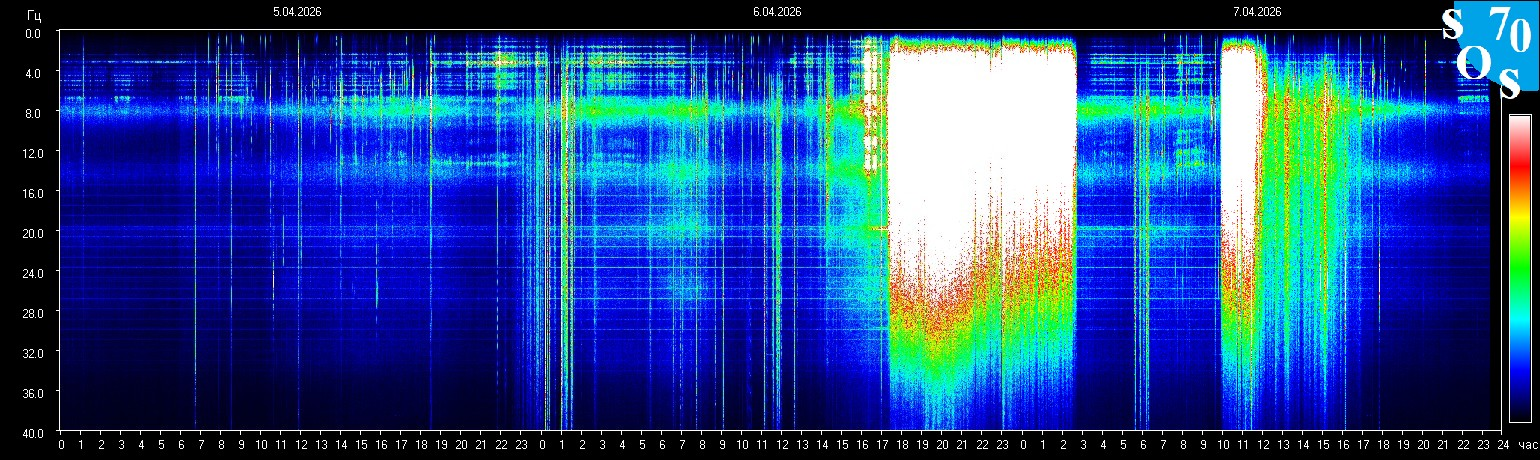
#> input picture imports/Kimi_Agent_Aureon_20260408/ionospheric_data/schumann/schumann_2026-04-07_16-32-12.jpg, 1540 x 460 px; its folder holds only this picture in this run
$ python analyze_data.py
#> lines starting #> are read from the running program, lines starting #| are printed output that depends on the picture
#!/usr/bin/env python3
"""
30-Day Ionospheric Analysis Pipeline
Analyzes collected data for orbital object detection
"""

import numpy as np
import matplotlib.pyplot as plt
from scipy import fft
from scipy.signal import correlate, find_peaks
import cv2
from datetime import datetime, timedelta
import json
import os
from glob import glob

class IonosphericAnalyzer:
    def __init__(self, data_dir="/mnt/okcomputer/output/ionospheric_data"):
        self.data_dir = data_dir
        self.results = {
            "anomalies": [],
            "periodicity": {},
            "sacred_geometry": {},
            "ground_track": []
        }

    def analyze_schumann_sonograms(self):
        """Analyze all Schumann sonograms for anomalies"""
        sonogram_files = sorted(glob(f"{self.data_dir}/schumann/*.jpg"))

        print(f"Analyzing {len(sonogram_files)} sonograms...")

        anomalies = []
        for filepath in sonogram_files:
            # Extract timestamp from filename
            filename = os.path.basename(filepath)
            timestamp = self._parse_timestamp(filename)

            # Load and analyze image
            img = cv2.imread(filepath)
#> img is the input picture: shape (460, 1540, 3); mean B, G, R 138, 71.4, 36.6
            if img is None:
                continue

            gray = cv2.cvtColor(img, cv2.COLOR_BGR2GRAY)
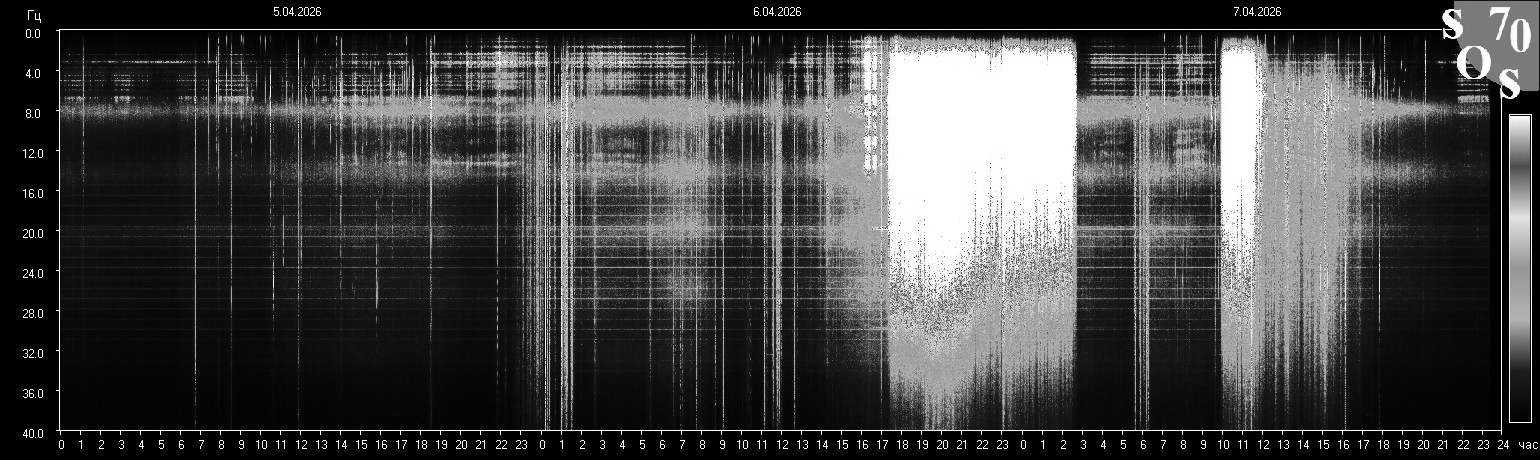
#> gray: shape (460, 1540); min 0, max 255, mean 68.6

            # Detect vertical spikes (anomalies)
            vertical_profile = np.mean(gray, axis=0)
#> vertical_profile = 1540 values, max 224.3 at index 1501, min 0 at index 0, mean 68.56
            peaks, properties = find_peaks(vertical_profile,
                                           height=np.mean(vertical_profile) * 2,
                                           distance=50)
#> peaks = [59, 545, 723, 893, 943, 1003, 1062, 1146, 1251, 1325, 1501]; properties = {'peak_heights': [224.3, 185.7, 139.5, 175.8, 191.3, 189.2, 169.8, 138.4, 196.4, 139.1, 224.3]}

            if len(peaks) > 0:
                for peak in peaks:
                    anomalies.append({
                        "timestamp": timestamp,
                        "type": "vertical_spike",
                        "location": int(peak),
                        "intensity": float(vertical_profile[peak])
                    })
#> this loop made 11 passes
#> peak on passes 1 to 11: 59, 545, 723, 893, 943, 1003, 1062, 1146, 1251, 1325, 1501
#> after the loop, anomalies = 11 items

        self.results["anomalies"] = anomalies
        print(f"Found {len(anomalies)} anomalies")
#| Found 11 anomalies
        return anomalies

    def detect_periodicity(self):
        """Detect orbital periodicity using FFT"""
        anomalies = self.results["anomalies"]
#> anomalies = 11 items

        if len(anomalies) < 10:
            print("Not enough anomalies for periodicity analysis")
            return None

        # Extract timestamps
        timestamps = [a["timestamp"] for a in anomalies]
#> timestamps = 11 items
        timestamps.sort()

        # Convert to seconds from start
        start_time = timestamps[0]
        times = [(t - start_time).total_seconds() for t in timestamps]
#> times = [0, 0, 0, 0, 0, 0, 0, 0, 0, 0, 0]

        # Create time series (1 = anomaly, 0 = no anomaly)
        duration = times[-1]
#> duration = 0
        sample_rate = 600  # 10 minutes
        num_samples = int(duration / sample_rate) + 1
#> num_samples = 1

        time_series = np.zeros(num_samples)
#> time_series = [0]
        for t in times:
            idx = int(t / sample_rate)
            if idx < num_samples:
                time_series[idx] = 1
#> this loop made 11 passes
#> after the loop, time_series = [1]

        # FFT
        fft_result = np.fft.fft(time_series)
        freqs = np.fft.fftfreq(len(time_series), d=sample_rate)
#> freqs = [0]

        # Look for orbital periods (90-120 minutes = 5400-7200 seconds)
        orbital_periods = [5400, 6000, 6600, 7200]  # 90, 100, 110, 120 minutes

        detected_periods = []
        for period in orbital_periods:
            freq = 1 / period
            idx = np.argmin(np.abs(freqs - freq))
            power = np.abs(fft_result[idx]) ** 2

            if power > np.mean(np.abs(fft_result) ** 2) * 2:
                detected_periods.append({
                    "period_seconds": period,
                    "period_minutes": period / 60,
                    "power": float(power)
                })
#> after the loop, detected_periods = []

        self.results["periodicity"] = detected_periods
        print(f"Detected {len(detected_periods)} orbital periods")
#| Detected 0 orbital periods
        return detected_periods

    def analyze_sacred_geometry(self):
        """Analyze for sacred geometry patterns"""
        PHI = 1.618033988749895

        anomalies = self.results["anomalies"]
#> anomalies = 11 items
        if len(anomalies) < 5:
            print("Not enough anomalies for sacred geometry analysis")
            return None

        # Sort by timestamp
        anomalies.sort(key=lambda x: x["timestamp"])

        # Calculate intervals
        intervals = []
        for i in range(1, len(anomalies)):
            delta = (anomalies[i]["timestamp"] - anomalies[i-1]["timestamp"]).total_seconds()
            intervals.append(delta)
#> this loop made 10 passes
#> after the loop, intervals = [0, 0, 0, 0, 0, 0, 0, 0, 0, 0]

        # Check for phi-harmonic ratios
        phi_matches = []
        for i in range(len(intervals) - 1):
            if intervals[i+1] > 0:
                ratio = intervals[i] / intervals[i+1]
                if abs(ratio - PHI) < 0.1 or abs(ratio - 1/PHI) < 0.1:
                    phi_matches.append({
                        "interval_1": intervals[i],
                        "interval_2": intervals[i+1],
                        "ratio": ratio,
                        "phi_error": abs(ratio - PHI)
                    })
#> this loop made 9 passes
#> after the loop, phi_matches = []

        # Check for Fibonacci timing
        fibonacci = [3600, 7200, 10800, 18000, 28800, 46800]  # 1, 2, 3, 5, 8, 13 hours
        fib_matches = []
        for interval in intervals:
            for fib in fibonacci:
                if abs(interval - fib) < 300:  # Within 5 minutes
                    fib_matches.append({
                        "interval": interval,
                        "fibonacci_target": fib,
                        "error": abs(interval - fib)
                    })
#> after the loop, fib_matches = []

        self.results["sacred_geometry"] = {
            "phi_harmonics": phi_matches,
            "fibonacci_timing": fib_matches
        }

        print(f"Found {len(phi_matches)} phi-harmonic patterns")
#| Found 0 phi-harmonic patterns
        print(f"Found {len(fib_matches)} Fibonacci timing patterns")
#| Found 0 Fibonacci timing patterns

        return self.results["sacred_geometry"]

    def generate_report(self):
        """Generate analysis report"""
        report = {
            "analysis_date": datetime.now().isoformat(),
            "data_directory": self.data_dir,
            "results": self.results
        }

        # Save report
        with open(f"{self.data_dir}/analysis/report.json", 'w') as f:
#> (the run stopped early here; a loop or call above may not have finished)
